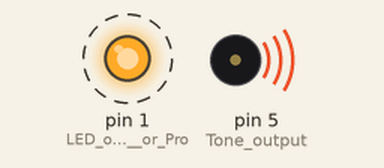
Recording of a sketch running on a simulated Arduino Uno, built with avr-gcc and run on an emulated ATmega328P. On the bench: output pins drawn as LEDs (lit = HIGH), buzzer (waves = sounding). Dashed ring = blinking.

Above: at 0.2 s.
Timing chart, 0 to 3.0 s (numbered marks = the images above):
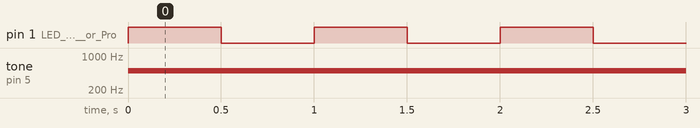

The sketch:

BasicTest.ino
```cpp
// the setup routine runs once when you press reset:
void setup() {
  // initialize the digital pin as an output.
  pinMode(0, INPUT); //Button press
  pinMode(1, OUTPUT); //LED on Model A  or Pro
  pinMode(5, OUTPUT); //Tone output
}

// the loop routine runs over and over again forever:
void loop() {
     // turn the LED on (HIGH is the voltage level)
  digitalWrite(1, HIGH);
  tone(5,500);
  delay(500);               // wait for a second
      // turn the LED off by making the voltage LOW
  digitalWrite(1, LOW);
  noTone();
  delay(500);               // wait for a second
}
```

Measured:
- by itself, pin 1 (LED_on_Model_A__or_Pro): alternates HIGH for 0.50 s and LOW for 0.50 s
- by itself, tone on pin 5 (Tone_output): silent → 500 Hz at 0.00 s
